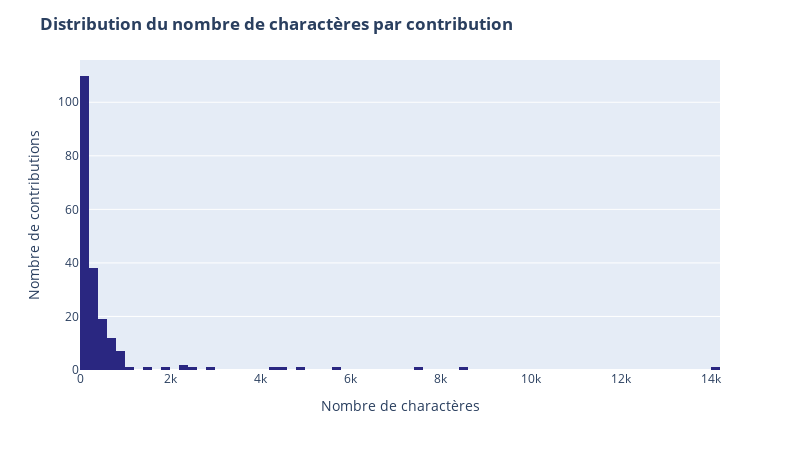

The notebook cell this image was saved under:
### Markdown cell above
### **A - Caractéristiques des contributions**

### Code cell
# Barplot du nombre de charactères par contribution sur les 200 premières contributions
fig = px.histogram(
    df, x="nb_char_contrib", nbins=max(df["nb_char_contrib"])//100,
    color_discrete_sequence=["#2a2781"]
)
fig.update_layout(
    title={"text": "<b>Distribution du nombre de charactères par contribution</b>"}, 
    xaxis_title="Nombre de charactères", 
    yaxis_title="Nombre de contributions", 
    width=800, height=450
)
fig.update_traces(
    hovertemplate =
        "Nombre de charactères = %{x}<br>" \
        "Nombre de contributions = %{y}<extra></extra>"
)
fig.show()

### Figure 1 — Plotly figure (JSON) as saved in the notebook; plotly's stock layout.template omitted (floating-point values rounded to 4 significant figures; data arrays with more than 128 entries replaced by an {"elided": "..."} marker saying what was removed)
{"data": [{"bingroup": "x", "hovertemplate": "Nombre de charactères = %{x}<br>Nombre de contributions = %{y}<extra></extra>", "legendgroup": "", "marker": {"color": "#2a2781", "pattern": {"shape": ""}}, "name": "", "nbinsx": 140, "orientation": "v", "showlegend": false, "type": "histogram", "x": {"elided": "200 int values"}, "xaxis": "x", "yaxis": "y"}], "layout": {"barmode": "relative", "height": 450, "legend": {"tracegroupgap": 0}, "margin": {"t": 60}, "title": {"text": "<b>Distribution du nombre de charactères par contribution</b>"}, "width": 800, "xaxis": {"anchor": "y", "domain": [0, 1], "title": {"text": "Nombre de charactères"}}, "yaxis": {"anchor": "x", "domain": [0, 1], "title": {"text": "Nombre de contributions"}}}}
